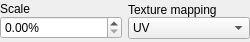
<?xml version="1.0" encoding="UTF-8"?>
<ui version="4.0">
 <class>te3DMapping</class>
 <widget class="QWidget" name="te3DMapping">
  <property name="geometry">
   <rect>
    <x>0</x>
    <y>0</y>
    <width>250</width>
    <height>42</height>
   </rect>
  </property>
  <property name="windowTitle">
   <string>Form</string>
  </property>
  <layout class="QHBoxLayout" name="horizontalLayout">
   <property name="margin">
    <number>0</number>
   </property>
   <item>
    <widget class="QFrame" name="frScale">
     <property name="sizePolicy">
      <sizepolicy hsizetype="Preferred" vsizetype="Fixed">
       <horstretch>0</horstretch>
       <verstretch>0</verstretch>
      </sizepolicy>
     </property>
     <layout class="QVBoxLayout" name="verticalLayout_9">
      <property name="spacing">
       <number>0</number>
      </property>
      <property name="margin">
       <number>0</number>
      </property>
      <item>
       <widget class="QLabel" name="label_9">
        <property name="text">
         <string>Scale</string>
        </property>
       </widget>
      </item>
      <item>
       <widget class="QDoubleSpinBox" name="scale">
        <property name="suffix">
         <string>%</string>
        </property>
        <property name="minimum">
         <double>0.000000000000000</double>
        </property>
        <property name="maximum">
         <double>100.000000000000000</double>
        </property>
       </widget>
      </item>
     </layout>
    </widget>
   </item>
   <item>
    <widget class="QFrame" name="frCoordinates">
     <property name="sizePolicy">
      <sizepolicy hsizetype="Preferred" vsizetype="Fixed">
       <horstretch>0</horstretch>
       <verstretch>0</verstretch>
      </sizepolicy>
     </property>
     <layout class="QVBoxLayout" name="verticalLayout">
      <property name="spacing">
       <number>0</number>
      </property>
      <property name="margin">
       <number>0</number>
      </property>
      <item>
       <widget class="QLabel" name="label">
        <property name="text">
         <string>Texture mapping</string>
        </property>
       </widget>
      </item>
      <item>
       <widget class="QComboBox" name="mapping">
        <item>
         <property name="text">
          <string>UV</string>
         </property>
        </item>
        <item>
         <property name="text">
          <string>Global</string>
         </property>
        </item>
        <item>
         <property name="text">
          <string>Local</string>
         </property>
        </item>
       </widget>
      </item>
     </layout>
    </widget>
   </item>
  </layout>
 </widget>
 <resources/>
 <connections/>
</ui>
